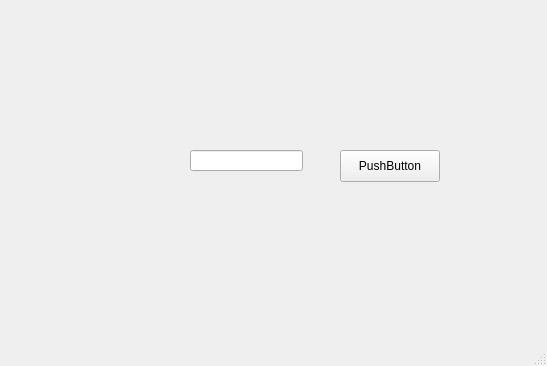
<?xml version="1.0" encoding="UTF-8"?>
<ui version="4.0">
 <class>CreateOrderWindow</class>
 <widget class="QMainWindow" name="CreateOrderWindow">
  <property name="geometry">
   <rect>
    <x>0</x>
    <y>0</y>
    <width>547</width>
    <height>366</height>
   </rect>
  </property>
  <property name="windowTitle">
   <string>MainWindow</string>
  </property>
  <widget class="QWidget" name="centralwidget">
   <widget class="QLineEdit" name="lineEdit">
    <property name="geometry">
     <rect>
      <x>190</x>
      <y>150</y>
      <width>113</width>
      <height>21</height>
     </rect>
    </property>
   </widget>
   <widget class="QPushButton" name="pushButton">
    <property name="geometry">
     <rect>
      <x>340</x>
      <y>150</y>
      <width>100</width>
      <height>32</height>
     </rect>
    </property>
    <property name="text">
     <string>PushButton</string>
    </property>
   </widget>
  </widget>
  <widget class="QMenuBar" name="menubar">
   <property name="geometry">
    <rect>
     <x>0</x>
     <y>0</y>
     <width>547</width>
     <height>37</height>
    </rect>
   </property>
  </widget>
  <widget class="QStatusBar" name="statusbar"/>
 </widget>
 <resources/>
 <connections/>
</ui>
